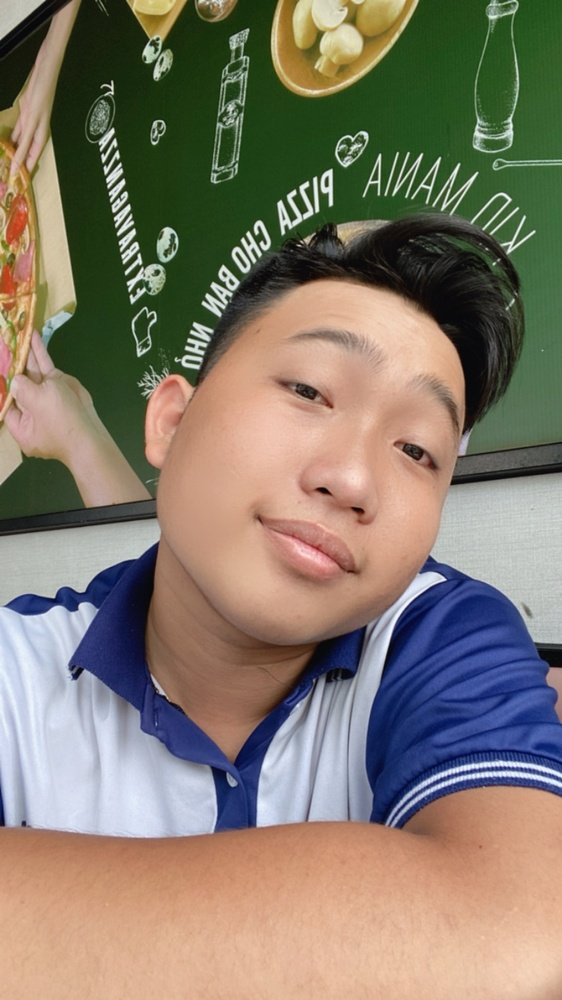
#> input picture face.JPG, 562 x 1000 px, shrunk from 828 x 1472 before the run, given in place of the camera
$ python test.py
#> lines starting #> are read from the running program, lines starting #| are printed output that depends on the picture
import cv2
import numpy as np
import os
import time

# Khởi tạo bộ nhớ đệm chuyển động
motion_history = None

# Khởi tạo video capture từ webcam
cap = cv2.VideoCapture(0)

# Index to save images with different names
image_index = 0

while True:
    ret, frame = cap.read()
#> frame is the input picture: shape (1000, 562, 3); mean B, G, R 107.4, 122.7, 132.4

    # Chuyển đổi hình ảnh sang mức xám
    gray = cv2.cvtColor(frame, cv2.COLOR_BGR2GRAY)
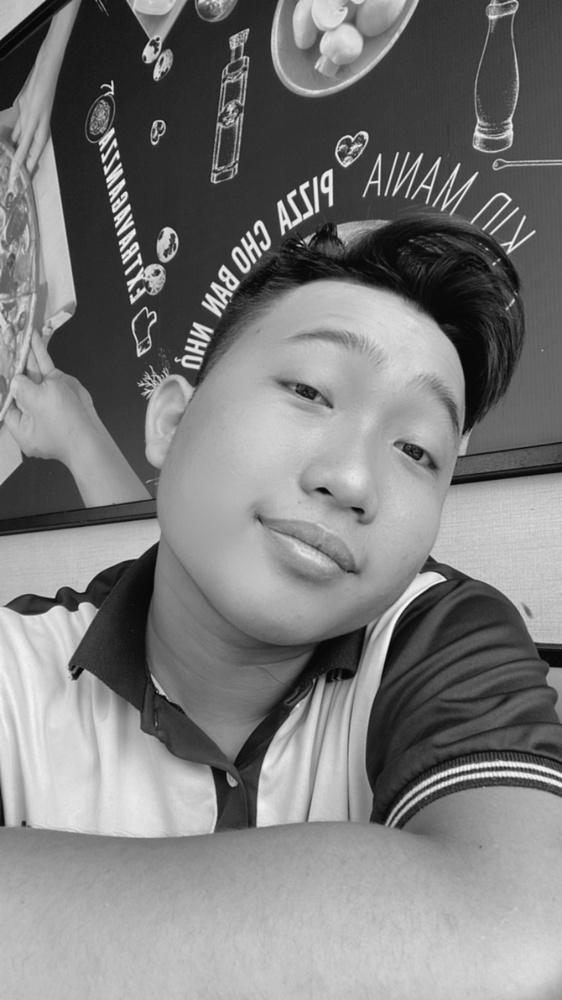
#> gray: shape (1000, 562); min 4, max 249, mean 123.9
    gray = cv2.GaussianBlur(gray, (21, 21), 0)
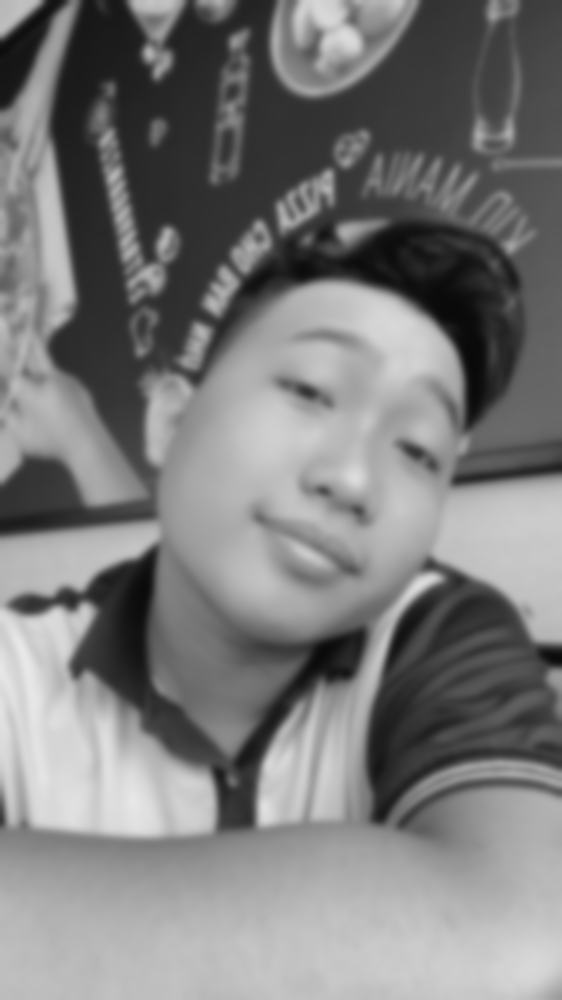
#> gray: shape (1000, 562); min 9, max 232, mean 123.9

    # Nếu lịch sử chuyển động vẫn trống, cập nhật nó
    if motion_history is None:
        motion_history = gray
        continue

    # Tính toán khác biệt tuyệt đối giữa hình ảnh hiện tại và hình ảnh lịch sử
    frame_delta = cv2.absdiff(motion_history, gray)
    thresh = cv2.threshold(frame_delta, 25, 255, cv2.THRESH_BINARY)[1]

    # Thực hiện một loạt các mở rộng và co lại để loại bỏ các vùng nhỏ
    thresh = cv2.dilate(thresh, None, iterations=2)
    contours, _ = cv2.findContours(
        thresh.copy(), cv2.RETR_EXTERNAL, cv2.CHAIN_APPROX_SIMPLE
    )

    # Duyệt qua các đường viền
    for contour in contours:
        # Nếu diện tích đường viền nhỏ hơn một ngưỡng, bỏ qua nó
        if cv2.contourArea(contour) < 10000:
            continue

        # Tính hình chữ nhật bao quanh đường viền và vẽ nó trên khung hình
        (x, y, w, h) = cv2.boundingRect(contour)
        cv2.rectangle(frame, (x, y), (x + w, y + h), (0, 255, 0), 2)

        # Save the region of motion to a file
        object_image = frame[y : y + h, x : x + w]
        cv2.imwrite(f"photos/moving_object_{image_index}.jpg", object_image)
        image_index += 1

    # Hiển thị khung hình
    cv2.imshow("Motion Tracker", frame)

    # Cập nhật lịch sử chuyển động
    motion_history = gray

    # Nếu người dùng nhấn 'q', thoát vòng lặp
    if cv2.waitKey(1) & 0xFF == ord("q"):
        break

# Giải phóng camera và đóng cửa sổ
cap.release()
cv2.destroyAllWindows()
import cv2
import openface

# Khởi tạo bộ nhận dạng khuôn mặt OpenFace
#> (the run stopped early here; a loop or call above may not have finished)
